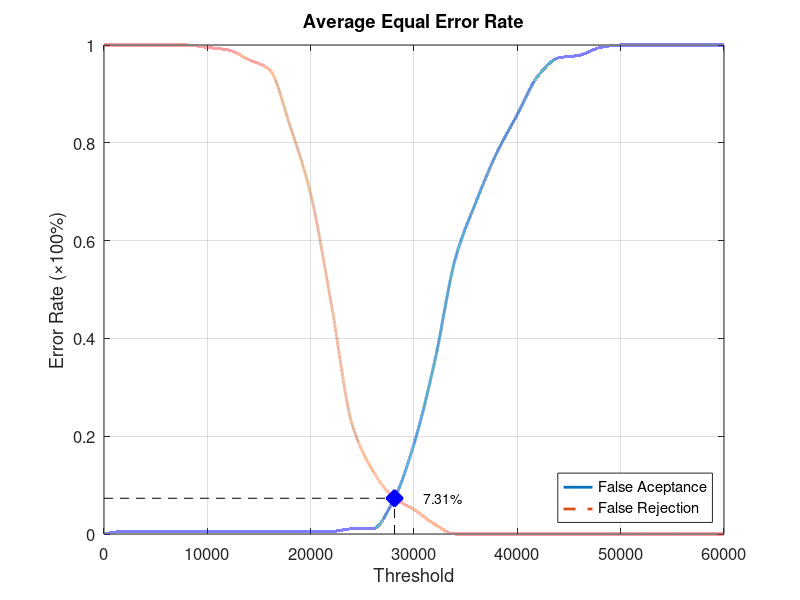
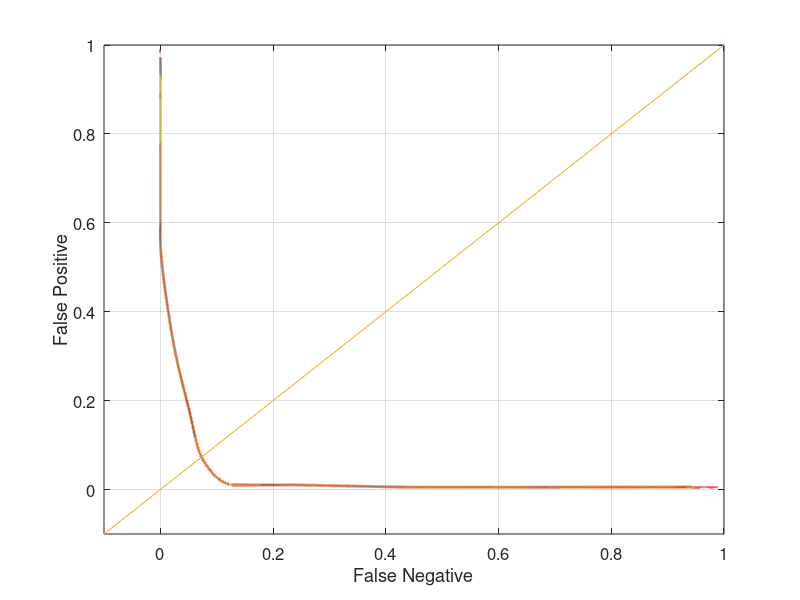

These figures' MATLAB source, in order:
function yEER = Database3_3
close all;
clear;
clc;
x = 0:2000:60000;
xq = 0:0.5:60000;

y0 = [0 0.00526316 0.00526316 0.00526316 0.00526316 0.00526316 0.00526316 0.00526316 0.00526316 0.00526316 0.00526316 0.00526316 0.0105263 0.0105263 0.0684211 0.184211 0.352632 0.563158 0.678947 0.778947 0.857895 0.936842 0.973684 0.978947 0.994737 1 1 1 1 1 1];
yy0 = interp1(x, y0, xq, 'pchip');
y1 = [1 1 1 1 1 0.995 0.99 0.97 0.95 0.835 0.695 0.47 0.225 0.13 0.075 0.05 0.02 0 0 0 0 0 0 0 0 0 0 0 0 0 0];
yy1 = interp1(x, y1, xq, 'pchip');

% Calculating EER: 
y2 = abs(y0 - y1);
find(y2 == min(y2))
yy2 = abs(yy0 - yy1);
xEER = find(yy2 == min(yy2));
xEERIndex = xq(xEER) % X-axis EER
yEER = yy0(xEER) % Y-axis EER

main = figure
plot(xq, yy0,'-','LineWidth', 2);	hold on
plot(xq, yy1,'--','LineWidth', 2);	hold on
plot([xEERIndex xEERIndex], [0 yEER], 'k--');	hold on
plot([0 xEERIndex], [yEER yEER], 'k--');	hold on
plot(xEERIndex, yEER, 'bx', 'LineWidth', 10);	hold on
text(xEERIndex + 10 * xEERIndex / 100, yEER, [num2str(round((10000 * yEER)) / 100) '%'])
legend('False Aceptance', 'False Rejection', 'Location', 'SouthEast')
xlabel('Threshold')
ylabel('Error Rate (\times100%)')
title('Average Equal Error Rate')
set(gca, 'FontSize', 12)
axis([0 60000 0 1])
grid on

print(main, 'Database3_3Main', '-dpng');
FNRxFPR = figure('Color', [1 1 1]);
plot(yy1, yy0, '-', yy1, yy0, 'LineWidth', 2);
hold on
y = -0.1:0.1:1
plot(y, y); 
set(gca, 'FontSize', 12)
xlabel('False Negative')
ylabel('False Positive')
axis([-0.1 1 -0.1 1])
set(gca, 'FontSize', 12)
grid on

print(FNRxFPR, 'Database3_3FNRxFPR','-dpng');
end
